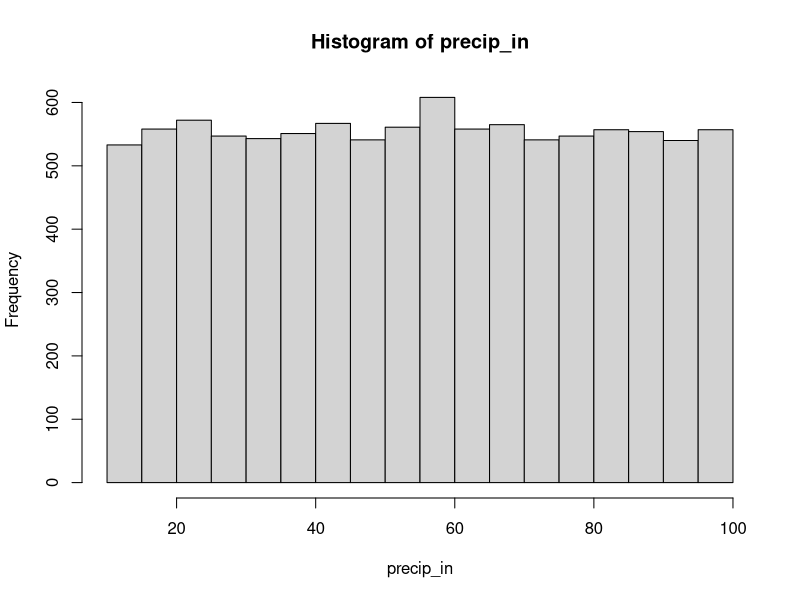
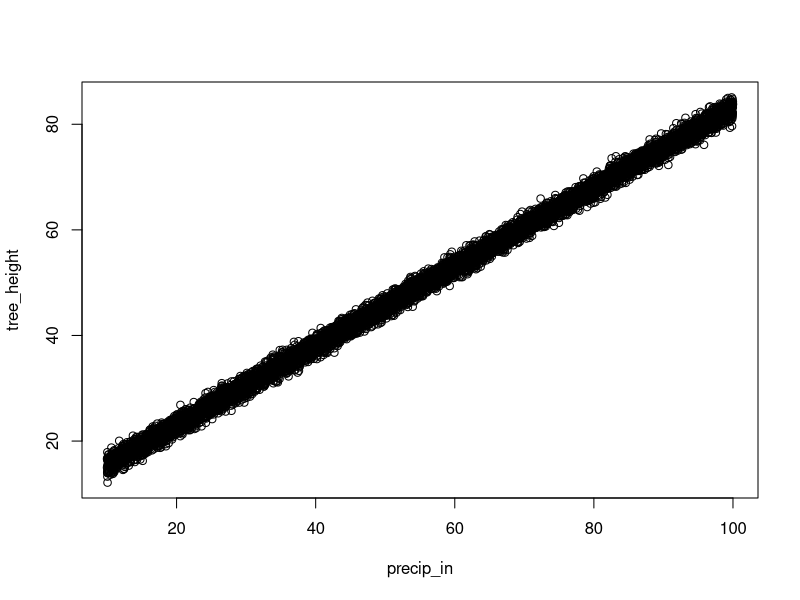
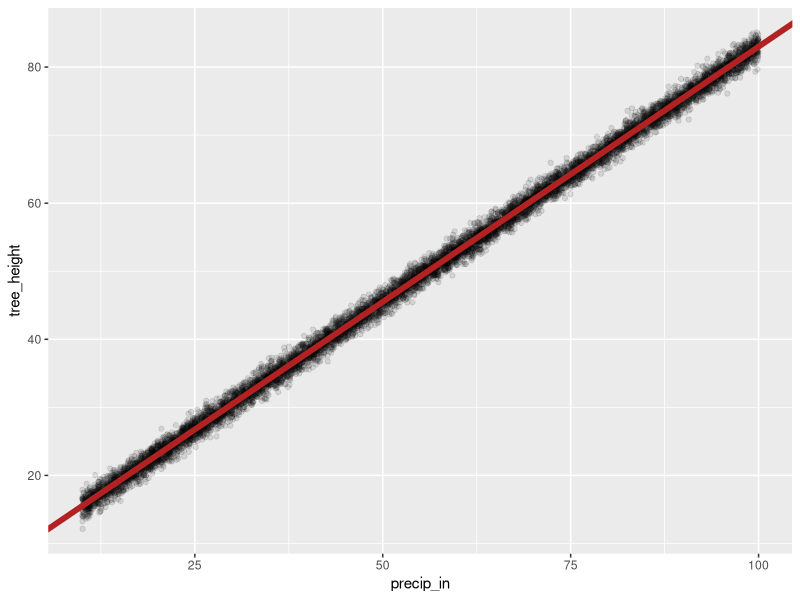
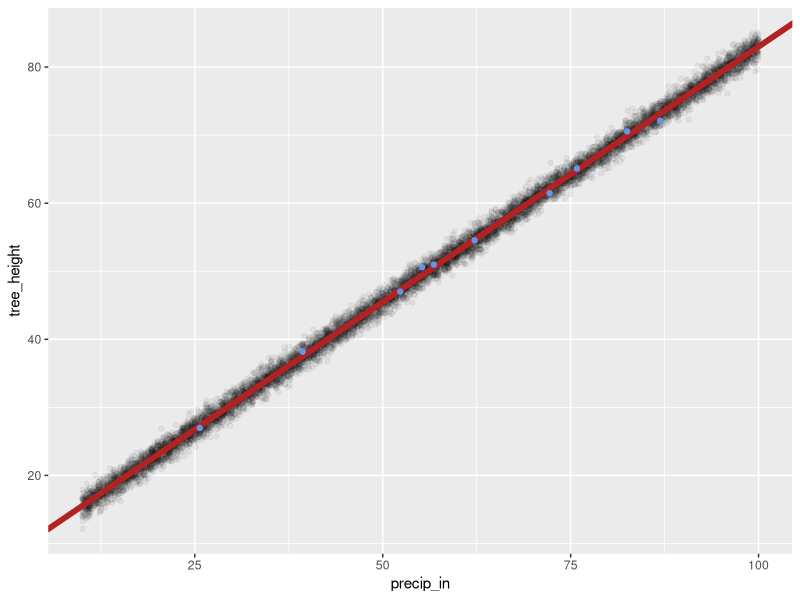
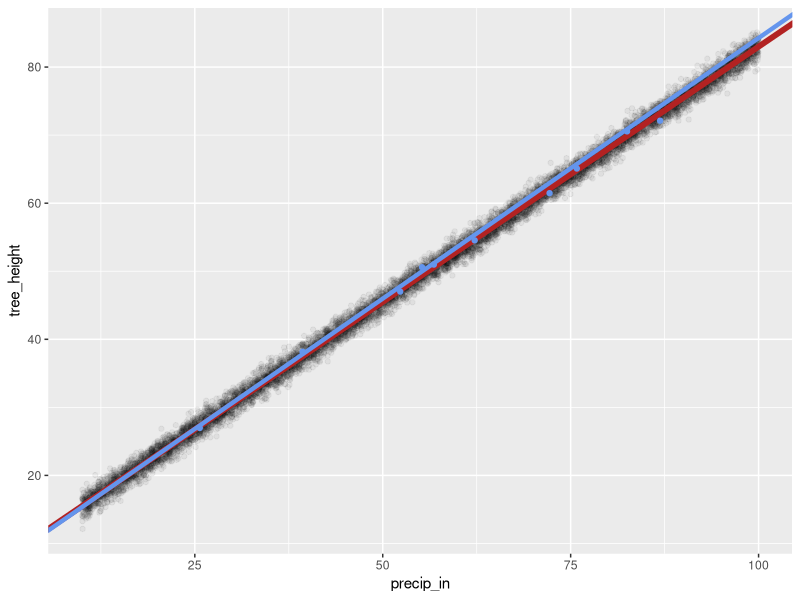

Write the R code that produced these figures, in order.
library(tidyverse)

# x is precip

# y is tree height

precip_in <- runif(1e4, min = 10, max = 100)

hist(precip_in)

beta0 <- 8 
beta1 <- 0.75
sigma <- 1 # standard deviation of uncertainity

u <- rnorm(1e4, mean = 0, sd = sigma)

tree_height <- beta0 + beta1 * precip_in + u

plot(precip_in, tree_height)

tree_pop <- tibble(precip_in, tree_height)
ggplot(tree_pop, aes(precip_in, tree_height)) +
  geom_point(alpha = 0.1) +
  geom_abline(slope = beta1, 
              intercept = beta0,
              color = "firebrick",
              linewidth = 2)

pop_lm <- lm(tree_height ~ precip_in, tree_pop)
summary(pop_lm)

tree_sample <- sample_n(tree_pop, 10)

ggplot(tree_pop, aes(precip_in, tree_height)) +
  geom_point(alpha = 0.05) +
  geom_abline(slope = beta1,
              intercept = beta0,
              color = "firebrick",
              linewidth = 2) +
  geom_point(data = tree_sample,
             color = "cornflowerblue")

sample_lm <- lm(tree_height ~ precip_in, tree_sample)
summary(sample_lm)

ggplot(tree_pop, aes(precip_in, tree_height)) +
  geom_point(alpha = 0.05) +
  geom_abline(slope = beta1,
              intercept = beta0,
              color = "firebrick",
              linewidth = 2) +
  geom_point(data = tree_sample,
             color = "cornflowerblue") +
  geom_abline(slope = 0.76573,
              intercept = 7.69342,
              color = "cornflowerblue",
              linewidth = 1.5)

summary(sample_lm)$coef["precip_in", "Estimate"]
